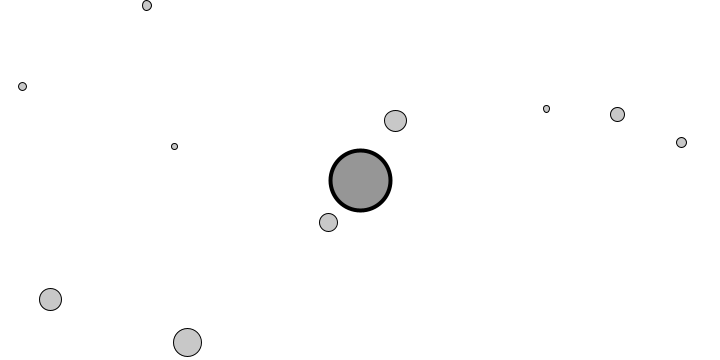
Frame 1 (no input)
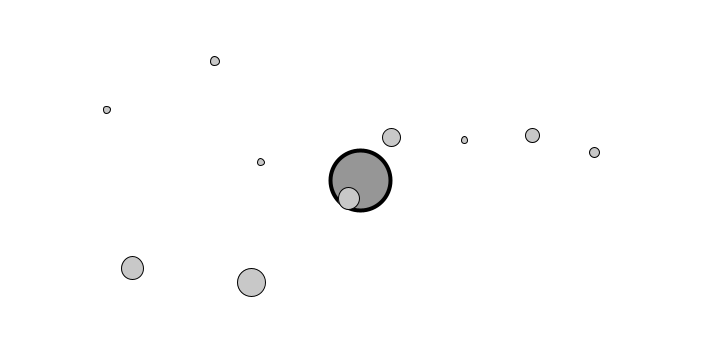
Frame 60 (the mouse pressed at the canvas centre just before this capture)
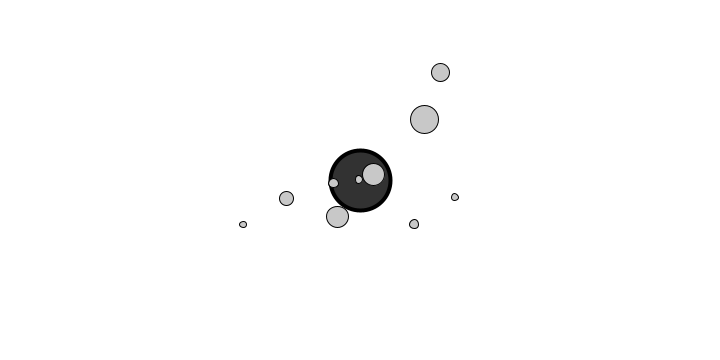
Frame 120 (the mouse held since frame 60 and released just before this capture)

The Processing sketch that drew these frames (run headless with seeded random() and noise(); from frame 60 on, the mouse is pressed at the canvas centre):

// Processing sketch: Gravitation
// ── Gravitation.pde
Attractor a;
Mover[] movers = new Mover[10];

void setup() {
  size(720, 360);
  
  a = new Attractor();
  for(int i=0; i<movers.length; ++i)
    movers[i] = new Mover(random(3,20), random(width), random(height));
}
void draw() {
  background(255);
  
  a.update();
  a.display();
  
  for(int i=0; i<movers.length; ++i) {
    PVector g_force = a.attract(movers[i]);
    movers[i].applyForce(g_force);
    movers[i].update();
    movers[i].display();
  }
  
}

void mousePressed(){
  a.clicked(mouseX, mouseY);
}
void mouseReleased() {
  a.stopDragging();
}
// ── Attractor.pde
class Attractor
{
  float mass;
  float G;
  PVector position;
  boolean rollOver = false;                    // hover animation
  boolean dragging = false;                    // flagging Attractor as being dragged
  PVector dragOffset = new PVector(0, 0);
  
  Attractor() {
    mass = 30;
    G = 1;
    position = new PVector(width/2, height/2);
  }
  
  void display() {
    stroke(0);
    strokeWeight(4);
    
    if(dragging)
      fill(50);
    else if(rollOver)
      fill(100);
    else
      fill(150);
    ellipse(position.x, position.y, mass*2, mass*2);
  }
  
  void update() {
    hoverAnimation(mouseX, mouseY);
    drag();
  }
  
  PVector attract(Mover m) {
    PVector dir = PVector.sub(position, m.position);
    float dist = dir.mag();
    dist = constrain(dist, 5.0, 25.0);
    float mag = (G*mass*m.mass)/(dist*dist);
    println(mag);
    dir.normalize();
    dir.mult(mag);
    return dir;
  }
  
  void hoverAnimation(float mx, float my) {
    float distance = dist(mx, my, position.x, position.y);
    if(distance < mass)
      rollOver = true;
    else
      rollOver = false;
    
  }
  
  void clicked(float mx, float my) {
    float distance = dist(mx, my, position.x, position.y);
    if(distance < mass) {
      dragging = true;
      dragOffset.x = mx - position.x;
      dragOffset.y = my - position.y;
    }
    
  }
  
  void drag() {
    if(dragging) {
      position.x = mouseX+dragOffset.x;
      position.y = mouseY+dragOffset.y;
    }
  }
  
  void stopDragging() {
    dragging = false;
  }
}
// ── Mover.pde
class Mover
{
  float mass;
  PVector position;
  PVector velocity;
  PVector acceleration;
  
  Mover(float m, float x, float y) {
    mass = m;
    position = new PVector(x, y);
    velocity = new PVector(0, 0);
    acceleration = new PVector(0, 0);
  }
  
  void display() {
    stroke(0);
    strokeWeight(1);
    
    fill(200);
    ellipse(position.x, position.y, mass*2, mass*2);
  }
  
  void update() {
    velocity.add(acceleration);
    position.add(velocity);
    acceleration.mult(0);
  }
  
  void applyForce(PVector f) {
    f.div(mass);
    acceleration.add(f);
  }
}
